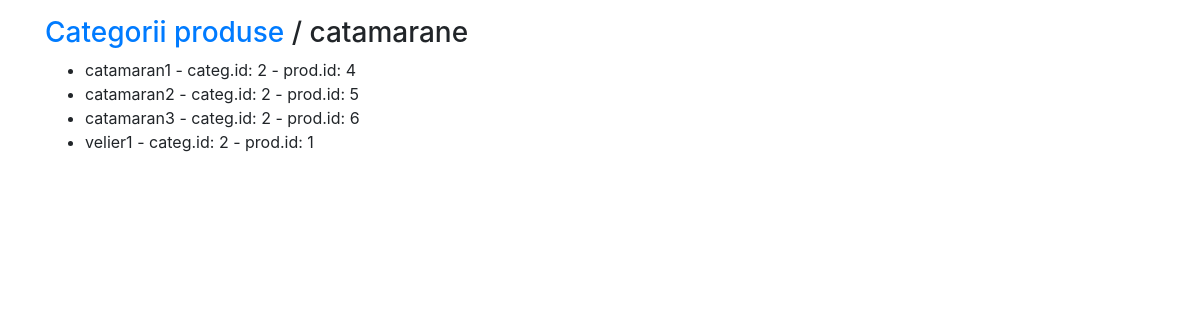
The page /shop/category/2/ on the database as committed earlier.
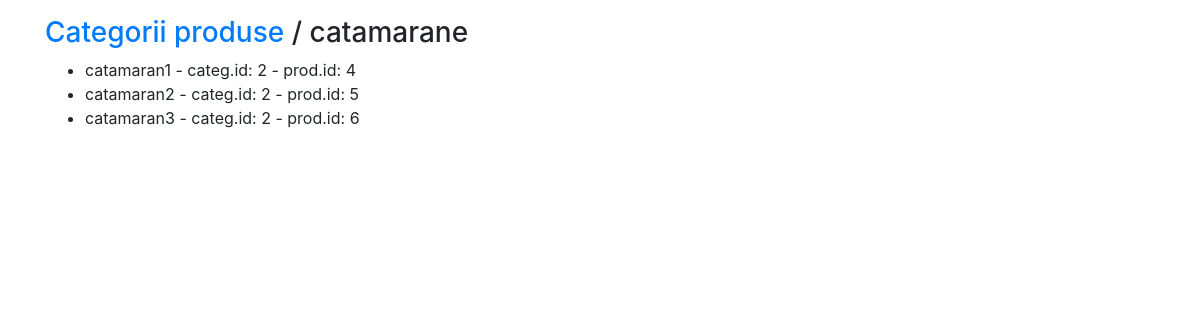
The same page on the database as committed later.
### shop/models.py (models this page shows, shortened)
class Product(models.Model):
    category = models.ForeignKey(Category, related_name='products', on_delete=models.CASCADE)
    name = models.CharField(max_length=100, db_index=True)
    description = models.TextField(blank=True)
    price = models.DecimalField(max_digits=10, decimal_places=2)
    available = models.BooleanField(default=True)
    created_at = models.DateTimeField(auto_now_add=True)
    updated_at = models.DateTimeField(auto_now=True)
    image = models.ImageField(upload_to='products/%Y/%m/%d', blank=True)
    class Meta:
        ordering = ('name',)
        index_together = (('id'),)

class Category(models.Model):
    name = models.CharField(max_length=150, db_index=True)
    created_at = models.DateTimeField(auto_now_add=True)
    updated_at = models.DateTimeField(auto_now=True)
    class Meta:
        ordering = ('name',)
        verbose_name = 'category'
        verbose_name_plural = 'categories'

### shop/views.py (the view)
# urls.py: path('category/<int:pk>/', views.product_list, name='products')
def product_list(request, pk):
    categorii = Category.objects.all()
    produse = get_object_or_404(Category, pk=pk)
    context = {'produse': produse, 'categorii':categorii}
    return render(request, 'shop/product_list.html', context)

### shop/templates/shop/product_list.html
{% extends 'shop/base.html' %}
{% block content %}
    <h3><a href="{% url 'shop:home' %}">Categorii produse</a> /
        {{ produse.name }}
    </h3>
    <ul>
        {% for prod in produse.products.all %}
            <li>
                {{ prod.name }} - categ.id: {{ produse.pk }}
                - prod.id: {{ prod.pk }}
            </li>
        {% endfor %}
    </ul>
{% endblock %}

Rows that differ between the two databases and show on the page:
no longer on this page (row edited): Product: name "velier1", {{ produse.pk }} "2", pk "1"
